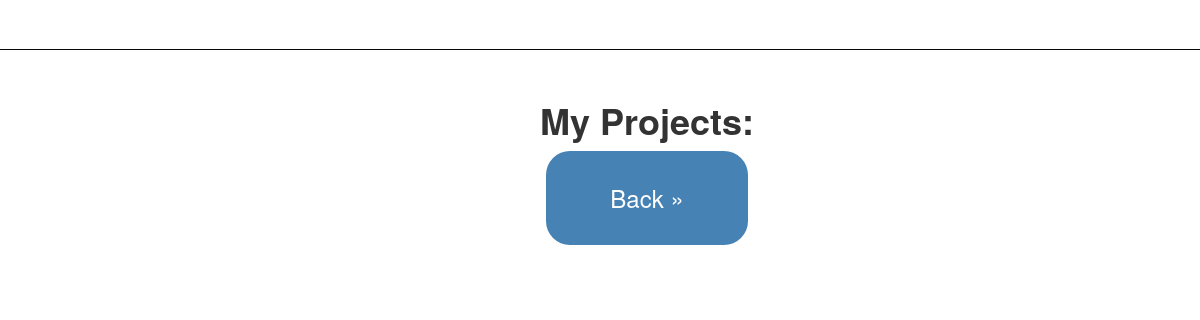
Before: /myprojects/ with the older database file.
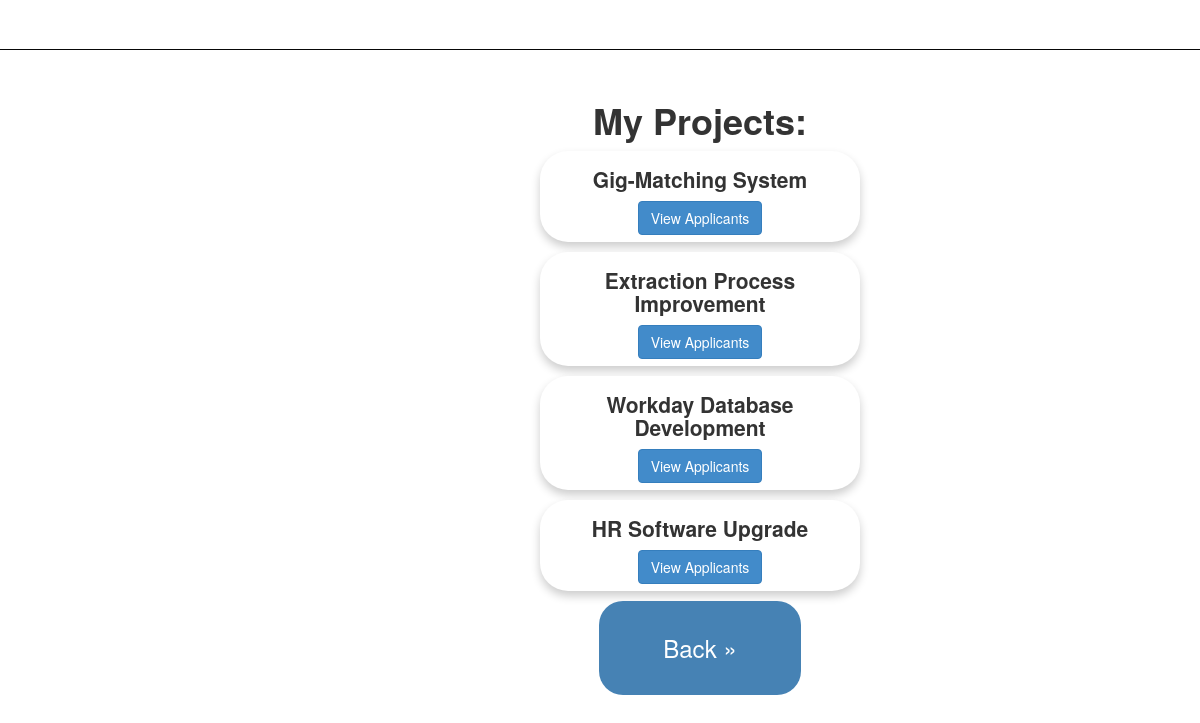
After: the same page with the newer database file.
### app/models.py (models this page shows, shortened)
class Project(models.Model):
    ProjectID = models.AutoField(primary_key=True)
    ProjectTypeID = models.ForeignKey(ProjectType, on_delete= models.SET_NULL, null= True) # Change from char name in form inputs to getting list of ProjectTypeName to select from, each linked with appropriate ProjectTypeID
    ProjectManagerID = models.IntegerField(default=0)
    ProjectName = models.CharField(max_length = 200)
    ProjectDesc = models.CharField(max_length = 1000)
    AccountID = models.ManyToManyField(Account)

### app/views.py (the view)
# urls.py: path('myprojects/', views.myprojects, name='myprojects'),
def myprojects(request):
    assert isinstance(request, HttpRequest)
    all_project = Project.objects.all()
    return render(
        request,
        'app/myprojects.html',
        {
            'title':'Home Page',
            'year':datetime.now().year,
            'all':all_project
        }
    )

### app/templates/app/myprojects.html (shortened to what this page needs)
{% extends "app/layout.html" %}
{% block content %}
<div class="center-home">
    <div class="text-center mt-0">
        <h1><strong>My Projects:</strong></h1>
    </div>
    {% for Project in all %}
    <div class="card card-header-warning rou" style="width: 32rem;">
        <div class="card-body">
            <h5 class="card-title">{{ Project.ProjectName }}</h5>
            <div class="text-center">
                <a href="{% url 'viewapplicants' Project.ProjectID %}" class="btn btn-primary">View Applicants</a>
            </div>
        </div>
    </div>
    {% endfor %}
    <div class="text-center">
        <p><a href="{% url 'home' %}" class="button-home">Back &raquo;</a></p>
    </div>
</div>
{% endblock %}

Changed rows visible on the page:
added Project: ProjectName "Gig-Matching System"
added Project: ProjectName "Extraction Process Improvement"
added Project: ProjectName "Workday Database Development"
added Project: ProjectName "HR Software Upgrade"
